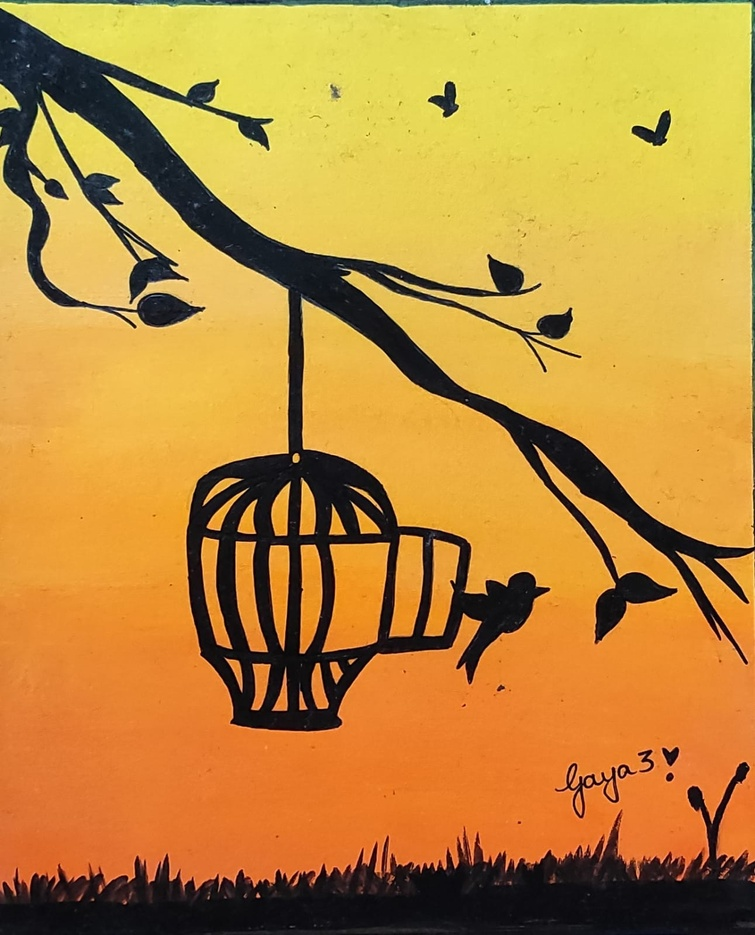
#> input picture Image/BirdCage.jpeg, 755 x 935 px, shrunk from 1291 x 1600 before the run
$ python rgbToGray.py
#> lines starting #> are read from the running program, lines starting #| are printed output that depends on the picture
import cv2 as cv


img =  cv.imread('Image/BirdCage.jpeg')
#> img is the input picture: shape (935, 755, 3); mean B, G, R 60.2, 139.4, 188.5
cv.imshow('Bird Cage', img)

gray_image = cv.cvtColor(img, cv.COLOR_BGR2GRAY)
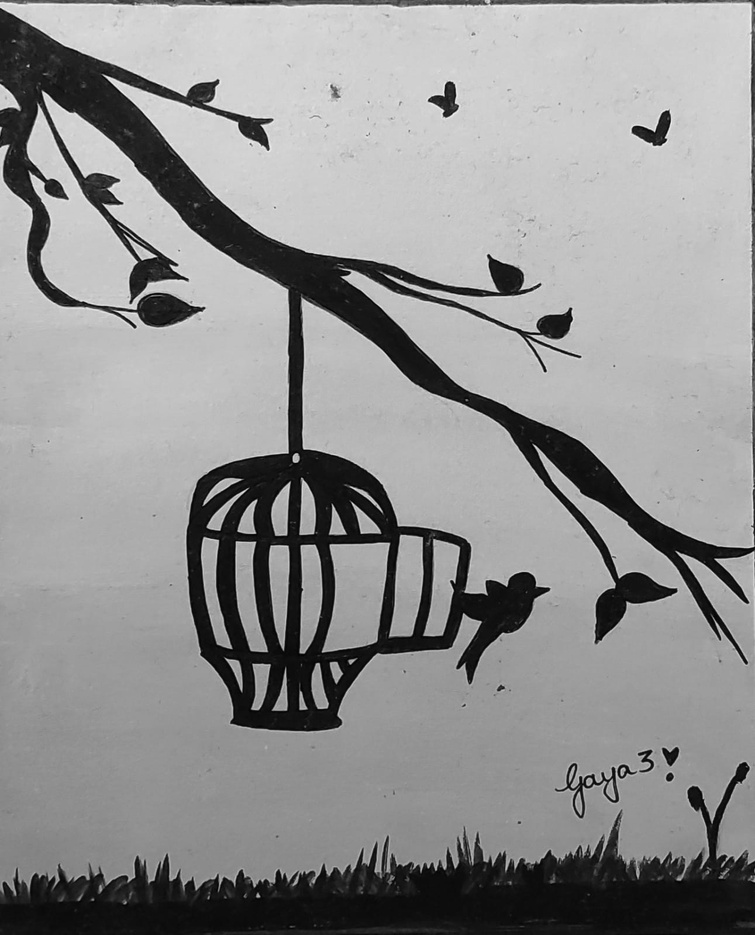
#> gray_image: shape (935, 755); min 0, max 244, mean 145.1
cv.imshow('Gray Bird Cage', gray_image)


cv.waitKey(0)
